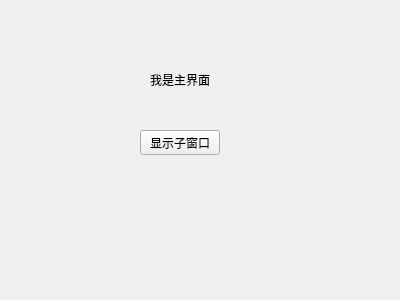
<?xml version="1.0" encoding="UTF-8"?>
<ui version="4.0">
 <class>MyWidget</class>
 <widget class="QWidget" name="MyWidget">
  <property name="geometry">
   <rect>
    <x>0</x>
    <y>0</y>
    <width>400</width>
    <height>300</height>
   </rect>
  </property>
  <property name="sizePolicy">
   <sizepolicy hsizetype="Preferred" vsizetype="Preferred">
    <horstretch>0</horstretch>
    <verstretch>0</verstretch>
   </sizepolicy>
  </property>
  <property name="windowTitle">
   <string>MyWidget</string>
  </property>
  <widget class="QLabel" name="label">
   <property name="geometry">
    <rect>
     <x>150</x>
     <y>70</y>
     <width>101</width>
     <height>20</height>
    </rect>
   </property>
   <property name="sizePolicy">
    <sizepolicy hsizetype="Preferred" vsizetype="Preferred">
     <horstretch>0</horstretch>
     <verstretch>0</verstretch>
    </sizepolicy>
   </property>
   <property name="text">
    <string>我是主界面</string>
   </property>
  </widget>
  <widget class="QPushButton" name="showChildButton">
   <property name="geometry">
    <rect>
     <x>140</x>
     <y>130</y>
     <width>80</width>
     <height>25</height>
    </rect>
   </property>
   <property name="text">
    <string>显示子窗口</string>
   </property>
  </widget>
 </widget>
 <layoutdefault spacing="6" margin="11"/>
 <resources/>
 <connections/>
</ui>
